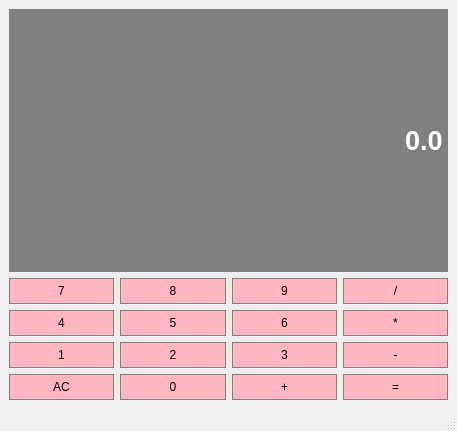
<?xml version="1.0" encoding="UTF-8"?>
<ui version="4.0">
 <class>MainWindow</class>
 <widget class="QMainWindow" name="MainWindow">
  <property name="geometry">
   <rect>
    <x>0</x>
    <y>0</y>
    <width>457</width>
    <height>431</height>
   </rect>
  </property>
  <property name="maximumSize">
   <size>
    <width>457</width>
    <height>457</height>
   </size>
  </property>
  <property name="windowTitle">
   <string>MainWindow</string>
  </property>
  <property name="iconSize">
   <size>
    <width>24</width>
    <height>24</height>
   </size>
  </property>
  <widget class="QWidget" name="centralwidget">
   <layout class="QGridLayout" name="gridLayout">
    <item row="1" column="0">
     <widget class="QPushButton" name="button7">
      <property name="sizePolicy">
       <sizepolicy hsizetype="Preferred" vsizetype="Preferred">
        <horstretch>0</horstretch>
        <verstretch>0</verstretch>
       </sizepolicy>
      </property>
      <property name="styleSheet">
       <string notr="true">QPushButton {
	background-color: #FFB6C1;
	border: 1px solid gray;
	padding: 5px;
}

QPushButton: pressed {
	background-color: #FF69B4;
	border: 1px solid gray;
	padding: 5px;
}</string>
      </property>
      <property name="text">
       <string>7</string>
      </property>
     </widget>
    </item>
    <item row="1" column="1">
     <widget class="QPushButton" name="button8">
      <property name="sizePolicy">
       <sizepolicy hsizetype="Preferred" vsizetype="Preferred">
        <horstretch>0</horstretch>
        <verstretch>0</verstretch>
       </sizepolicy>
      </property>
      <property name="styleSheet">
       <string notr="true">QPushButton {
	background-color: #FFB6C1;
	border: 1px solid gray;
	padding: 5px;
}

QPushButton: pressed {
	background-color: #FF69B4;
	border: 1px solid gray;
	padding: 5px;
}</string>
      </property>
      <property name="text">
       <string>8</string>
      </property>
     </widget>
    </item>
    <item row="1" column="2">
     <widget class="QPushButton" name="button9">
      <property name="sizePolicy">
       <sizepolicy hsizetype="Preferred" vsizetype="Preferred">
        <horstretch>0</horstretch>
        <verstretch>0</verstretch>
       </sizepolicy>
      </property>
      <property name="styleSheet">
       <string notr="true">QPushButton {
	background-color: #FFB6C1;
	border: 1px solid gray;
	padding: 5px;
}

QPushButton: pressed {
	background-color: #FF69B4;
	border: 1px solid gray;
	padding: 5px;
}</string>
      </property>
      <property name="text">
       <string>9</string>
      </property>
     </widget>
    </item>
    <item row="1" column="3">
     <widget class="QPushButton" name="divide">
      <property name="sizePolicy">
       <sizepolicy hsizetype="Preferred" vsizetype="Preferred">
        <horstretch>0</horstretch>
        <verstretch>0</verstretch>
       </sizepolicy>
      </property>
      <property name="styleSheet">
       <string notr="true">QPushButton {
	background-color: #FFB6C1;
	border: 1px solid gray;
	padding: 5px;
}

QPushButton: pressed {
	background-color: #FF69B4;
	border: 1px solid gray;
	padding: 5px;
}</string>
      </property>
      <property name="text">
       <string>/</string>
      </property>
     </widget>
    </item>
    <item row="2" column="0">
     <widget class="QPushButton" name="button4">
      <property name="sizePolicy">
       <sizepolicy hsizetype="Preferred" vsizetype="Preferred">
        <horstretch>0</horstretch>
        <verstretch>0</verstretch>
       </sizepolicy>
      </property>
      <property name="styleSheet">
       <string notr="true">QPushButton {
	background-color: #FFB6C1;
	border: 1px solid gray;
	padding: 5px;
}

QPushButton: pressed {
	background-color: #FF69B4;
	border: 1px solid gray;
	padding: 5px;
}</string>
      </property>
      <property name="text">
       <string>4</string>
      </property>
     </widget>
    </item>
    <item row="2" column="1">
     <widget class="QPushButton" name="button5">
      <property name="sizePolicy">
       <sizepolicy hsizetype="Preferred" vsizetype="Preferred">
        <horstretch>0</horstretch>
        <verstretch>0</verstretch>
       </sizepolicy>
      </property>
      <property name="styleSheet">
       <string notr="true">QPushButton {
	background-color: #FFB6C1;
	border: 1px solid gray;
	padding: 5px;
}

QPushButton: pressed {
	background-color: #FF69B4;
	border: 1px solid gray;
	padding: 5px;
}</string>
      </property>
      <property name="text">
       <string>5</string>
      </property>
     </widget>
    </item>
    <item row="2" column="2">
     <widget class="QPushButton" name="button6">
      <property name="sizePolicy">
       <sizepolicy hsizetype="Preferred" vsizetype="Preferred">
        <horstretch>0</horstretch>
        <verstretch>0</verstretch>
       </sizepolicy>
      </property>
      <property name="styleSheet">
       <string notr="true">QPushButton {
	background-color: #FFB6C1;
	border: 1px solid gray;
	padding: 5px;
}

QPushButton: pressed {
	background-color: #FF69B4;
	border: 1px solid gray;
	padding: 5px;
}</string>
      </property>
      <property name="text">
       <string>6</string>
      </property>
     </widget>
    </item>
    <item row="2" column="3">
     <widget class="QPushButton" name="mul">
      <property name="sizePolicy">
       <sizepolicy hsizetype="Preferred" vsizetype="Preferred">
        <horstretch>0</horstretch>
        <verstretch>0</verstretch>
       </sizepolicy>
      </property>
      <property name="styleSheet">
       <string notr="true">QPushButton {
	background-color: #FFB6C1;
	border: 1px solid gray;
	padding: 5px;
}

QPushButton: pressed {
	background-color: #FF69B4;
	border: 1px solid gray;
	padding: 5px;
}</string>
      </property>
      <property name="text">
       <string>*</string>
      </property>
     </widget>
    </item>
    <item row="3" column="0">
     <widget class="QPushButton" name="button1">
      <property name="sizePolicy">
       <sizepolicy hsizetype="Preferred" vsizetype="Preferred">
        <horstretch>0</horstretch>
        <verstretch>0</verstretch>
       </sizepolicy>
      </property>
      <property name="styleSheet">
       <string notr="true">QPushButton {
	background-color: #FFB6C1;
	border: 1px solid gray;
	padding: 5px;
}

QPushButton: pressed {
	background-color: #FF69B4;
	border: 1px solid gray;
	padding: 5px;
}</string>
      </property>
      <property name="text">
       <string>1</string>
      </property>
     </widget>
    </item>
    <item row="3" column="1">
     <widget class="QPushButton" name="button2">
      <property name="sizePolicy">
       <sizepolicy hsizetype="Preferred" vsizetype="Preferred">
        <horstretch>0</horstretch>
        <verstretch>0</verstretch>
       </sizepolicy>
      </property>
      <property name="styleSheet">
       <string notr="true">QPushButton {
	background-color: #FFB6C1;
	border: 1px solid gray;
	padding: 5px;
}

QPushButton: pressed {
	background-color: #FF69B4;
	border: 1px solid gray;
	padding: 5px;
}</string>
      </property>
      <property name="text">
       <string>2</string>
      </property>
     </widget>
    </item>
    <item row="3" column="2">
     <widget class="QPushButton" name="button3">
      <property name="sizePolicy">
       <sizepolicy hsizetype="Preferred" vsizetype="Preferred">
        <horstretch>0</horstretch>
        <verstretch>0</verstretch>
       </sizepolicy>
      </property>
      <property name="styleSheet">
       <string notr="true">QPushButton {
	background-color: #FFB6C1;
	border: 1px solid gray;
	padding: 5px;
}

QPushButton: pressed {
	background-color: #FF69B4;
	border: 1px solid gray;
	padding: 5px;
}</string>
      </property>
      <property name="text">
       <string>3</string>
      </property>
     </widget>
    </item>
    <item row="3" column="3">
     <widget class="QPushButton" name="sub">
      <property name="sizePolicy">
       <sizepolicy hsizetype="Preferred" vsizetype="Preferred">
        <horstretch>0</horstretch>
        <verstretch>0</verstretch>
       </sizepolicy>
      </property>
      <property name="styleSheet">
       <string notr="true">QPushButton {
	background-color: #FFB6C1;
	border: 1px solid gray;
	padding: 5px;
}

QPushButton: pressed {
	background-color: #FF69B4;
	border: 1px solid gray;
	padding: 5px;
}</string>
      </property>
      <property name="text">
       <string>-</string>
      </property>
     </widget>
    </item>
    <item row="4" column="0">
     <widget class="QPushButton" name="clear">
      <property name="sizePolicy">
       <sizepolicy hsizetype="Preferred" vsizetype="Preferred">
        <horstretch>0</horstretch>
        <verstretch>0</verstretch>
       </sizepolicy>
      </property>
      <property name="styleSheet">
       <string notr="true">QPushButton {
	background-color: #FFB6C1;
	border: 1px solid gray;
	padding: 5px;
}

QPushButton: pressed {
	background-color: #FF69B4;
	border: 1px solid gray;
	padding: 5px;
}</string>
      </property>
      <property name="text">
       <string>AC</string>
      </property>
     </widget>
    </item>
    <item row="4" column="1">
     <widget class="QPushButton" name="button0">
      <property name="sizePolicy">
       <sizepolicy hsizetype="Preferred" vsizetype="Preferred">
        <horstretch>0</horstretch>
        <verstretch>0</verstretch>
       </sizepolicy>
      </property>
      <property name="styleSheet">
       <string notr="true">QPushButton {
	background-color: #FFB6C1;
	border: 1px solid gray;
	padding: 5px;
}

QPushButton: pressed {
	background-color: #FF69B4;
	border: 1px solid gray;
	padding: 5px;
}</string>
      </property>
      <property name="text">
       <string>0</string>
      </property>
     </widget>
    </item>
    <item row="4" column="2">
     <widget class="QPushButton" name="add">
      <property name="sizePolicy">
       <sizepolicy hsizetype="Preferred" vsizetype="Preferred">
        <horstretch>0</horstretch>
        <verstretch>0</verstretch>
       </sizepolicy>
      </property>
      <property name="styleSheet">
       <string notr="true">QPushButton {
	background-color: #FFB6C1;
	border: 1px solid gray;
	padding: 5px;
}

QPushButton: pressed {
	background-color: #FF69B4;
	border: 1px solid gray;
	padding: 5px;
}</string>
      </property>
      <property name="text">
       <string>+</string>
      </property>
     </widget>
    </item>
    <item row="4" column="3">
     <widget class="QPushButton" name="equal">
      <property name="sizePolicy">
       <sizepolicy hsizetype="Preferred" vsizetype="Preferred">
        <horstretch>0</horstretch>
        <verstretch>0</verstretch>
       </sizepolicy>
      </property>
      <property name="styleSheet">
       <string notr="true">QPushButton {
	background-color: #FFB6C1;
	border: 1px solid gray;
	padding: 5px;
}

QPushButton: pressed {
	background-color: #FF69B4;
	border: 1px solid gray;
	padding: 5px;
}</string>
      </property>
      <property name="text">
       <string>=</string>
      </property>
     </widget>
    </item>
    <item row="0" column="0" colspan="4">
     <widget class="QLineEdit" name="display">
      <property name="sizePolicy">
       <sizepolicy hsizetype="Preferred" vsizetype="Expanding">
        <horstretch>0</horstretch>
        <verstretch>0</verstretch>
       </sizepolicy>
      </property>
      <property name="font">
       <font>
        <pointsize>20</pointsize>
        <bold>true</bold>
       </font>
      </property>
      <property name="styleSheet">
       <string notr="true">QLineEdit {
	background-color: gray;
	border: 1px solid gray;
	color: #ffffff;
}</string>
      </property>
      <property name="text">
       <string>0.0</string>
      </property>
      <property name="alignment">
       <set>Qt::AlignRight|Qt::AlignTrailing|Qt::AlignVCenter</set>
      </property>
     </widget>
    </item>
   </layout>
  </widget>
  <widget class="QStatusBar" name="statusbar"/>
 </widget>
 <resources/>
 <connections/>
</ui>
